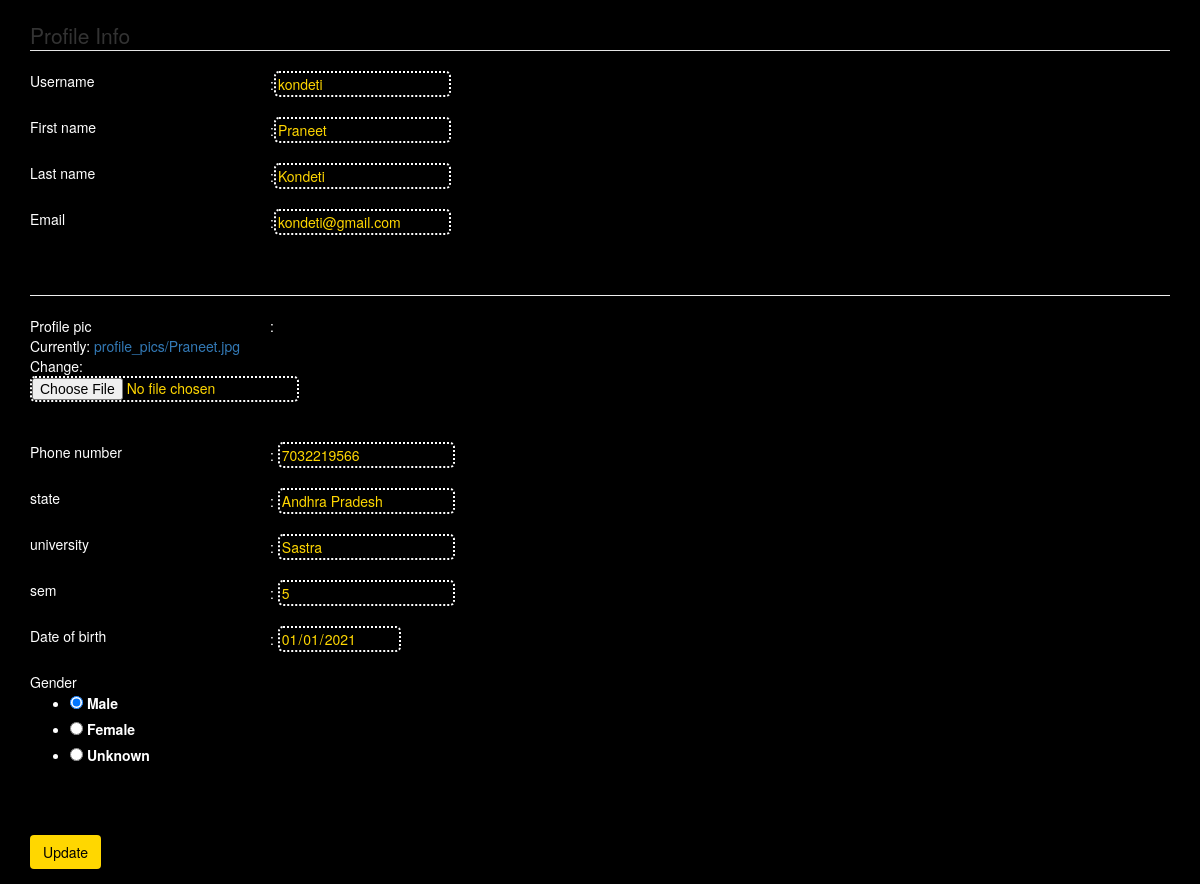
/update/ (signed in), run on an earlier commit of the app's database.
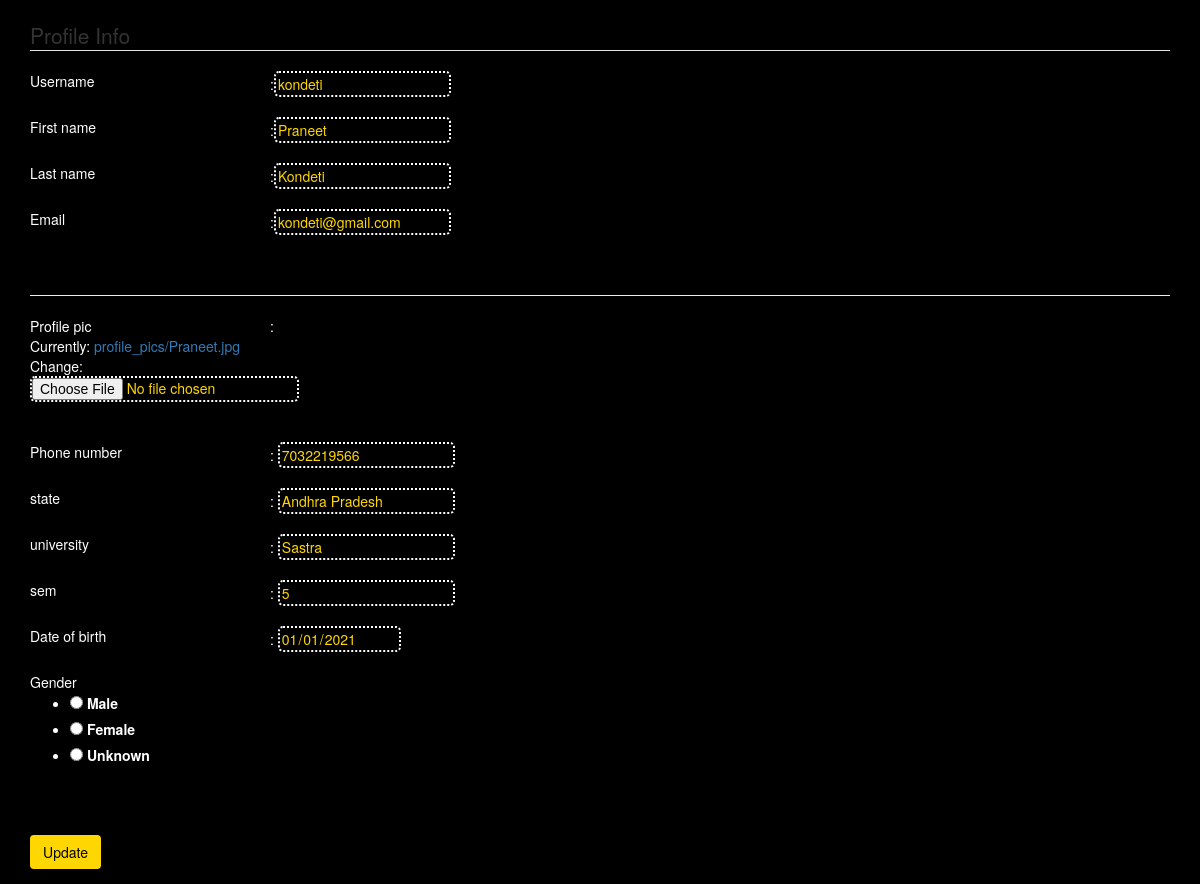
And on a later commit of the database.
### accounts/models.py (models this page shows, shortened)
class Profile(models.Model):
    user = models.OneToOneField(User, on_delete=models.CASCADE)
    image = models.ImageField(default='default.jpeg', upload_to='profile_pics')
    phno =models.IntegerField(default=999999999)
    dob = models.DateField(default=date.today())
    state = models.CharField(default='Andhra Pradesh',max_length=100)
    university = models.CharField(default='Sastra',max_length=100)
    sem = models.IntegerField(default=5)
    gender = models.CharField(default='Unknown',max_length=50)

### accounts/views.py (the view)
# urls.py: path('update/',account_views.update,name='update'),
@login_required(login_url='/')
def update(request):
    if request.method == 'POST':
        u_form = UserUpdateForm(request.POST, instance=request.user)
        p_form = ProfileUpdateForm(request.POST,
                                   request.FILES,
                                   instance=request.user.profile)
        if u_form.is_valid() and p_form.is_valid():
            u_form.save()
            p_form.save()
            messages.success(request, f'Your account has been updated!')
            return redirect("/kondeti")
    else:
        u_form = UserUpdateForm(instance=request.user)
        p_form = ProfileUpdateForm(instance=request.user.profile)
    context = {
        'u_form': u_form,
        'p_form': p_form
    }
    return render(request, 'accounts/update.html', context)

### accounts/forms.py
class UserUpdateForm(forms.ModelForm):
    email = forms.EmailField()
    class Meta:
        model = User
        fields = ['username','first_name','last_name', 'email']

class ProfileUpdateForm(forms.ModelForm):
    CHOICES = [('M','Male'),('F','Female'),('U','Unknown')]
    gender=forms.CharField(label='Gender', widget=forms.RadioSelect(choices=CHOICES))
    dob = forms.DateField(widget=DateInput(attrs={'type':'date','title':'mm/dd/yyyy','placeholder':'mm/dd/yyyy'}))
    class Meta:
        model = Profile
        fields = ['image','phno','state','university','sem','dob','gender']

### accounts/templates/accounts/update.html (shortened to what this page needs)
﻿<!DOCTYPE html>
{% load static %}
<html lang="en" xmlns="http://www.w3.org/1999/xhtml">
<head>
    <link rel="stylesheet" href={% static 'css/bootstrap.css' %}>
</head>
<body>
    <div class="container">
        <form method="POST" enctype="multipart/form-data">
            <fieldset class="form-group">
                <legend class="border-bottom mb-4">Profile Info</legend>
                <div style="width:240px; float:left;">{{u_form.username.label}}</div>:{{ u_form.username}}<br><br>
                <div style="width:240px; float:left;">{{u_form.first_name.label}}</div>:{{u_form.first_name}}<br><br>
                <div style="width:240px; float:left;">{{u_form.last_name.label}}</div>:{{u_form.last_name}}<br><br>
                <div style="width:240px; float:left;">{{u_form.email.label}}</div>:{{u_form.email}}<br /><br><br>
                <hr />
                <div style="width:240px; float:left;">Profile pic</div> :<br> {{p_form.image}}<br><br>
                <div style="width:240px; float:left">Phone number</div>: {{p_form.phno}}<br><br>
                <div style="width:240px; float:left">state       </div>: {{p_form.state}}<br><br>
                <div style="width:240px; float:left">university  </div>: {{p_form.university}}<br><br>
                <div style="width:240px; float:left">sem         </div>: {{p_form.sem}}<br><br>
                <div style="width:240px; float:left">Date of birth</div>: {{p_form.dob}}<br><br>
                <div style="width:240px; float:left">{{p_form.gender.label}}       </div> <br>{{p_form.gender}}<br><br>
            </fieldset>
            <div class="form-group">
                <button class="btn btn-outline-info" type="submit">Update</button>
            </div>
        </form>
    </div>
</body>
</html>

What changed in the data, as far as the page shows it:
changed Profile "Andhra Pradesh": gender "☑ Male ☐ Female ☐ Unknown" → "☐ Male ☐ Female ☐ Unknown"
